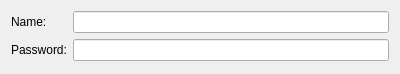
<?xml version="1.0" encoding="UTF-8"?>
<ui version="4.0">
 <class>PurplebookOptionsWidget</class>
 <widget class="QWidget" name="PurplebookOptionsWidget">
  <property name="geometry">
   <rect>
    <x>0</x>
    <y>0</y>
    <width>400</width>
    <height>74</height>
   </rect>
  </property>
  <property name="sizePolicy">
   <sizepolicy hsizetype="Preferred" vsizetype="Minimum">
    <horstretch>0</horstretch>
    <verstretch>0</verstretch>
   </sizepolicy>
  </property>
  <property name="windowTitle">
   <string>Account Preferences</string>
  </property>
  <layout class="QVBoxLayout" name="verticalLayout_2">
   <property name="sizeConstraint">
    <enum>QLayout::SetMinimumSize</enum>
   </property>
   <item>
    <layout class="QFormLayout" name="formLayout">
     <property name="sizeConstraint">
      <enum>QLayout::SetMinimumSize</enum>
     </property>
     <item row="0" column="0">
      <widget class="QLabel" name="accountLabel">
       <property name="text">
        <string>Name:</string>
       </property>
      </widget>
     </item>
     <item row="0" column="1">
      <widget class="QLineEdit" name="accountLineEdit"/>
     </item>
     <item row="1" column="0">
      <widget class="QLabel" name="passwordLabel">
       <property name="text">
        <string>Password:</string>
       </property>
      </widget>
     </item>
     <item row="1" column="1">
      <widget class="QLineEdit" name="passwordLineEdit">
       <property name="echoMode">
        <enum>QLineEdit::Password</enum>
       </property>
      </widget>
     </item>
    </layout>
   </item>
  </layout>
 </widget>
 <customwidgets/>
 <resources/>
 <connections/>
</ui>
